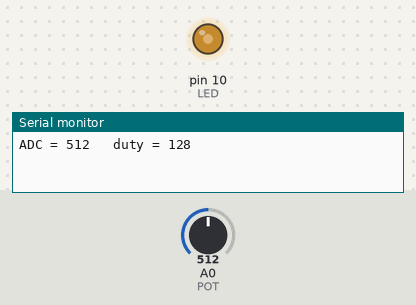
A program run on a simulated Arduino Uno, built with avr-gcc and run on an emulated ATmega328P. Parts: output pins drawn as LEDs (lit = HIGH), the last lines printed to the serial monitor. The test bench sets the inputs (shaded band); at power-on: A0 (POT) = 512.

Above: at 1.2 s.
1.3 s: A0 (POT) set to 716
At 2.4 s:
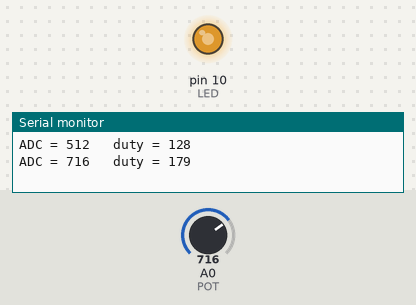
2.8 s: A0 (POT) set to 900
At 3.5 s:
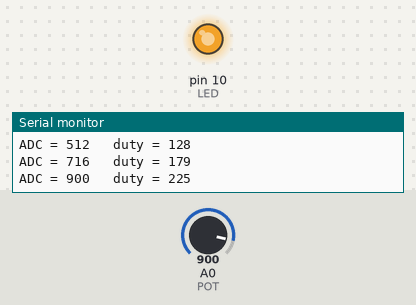
4.3 s: A0 (POT) set to 122
At 4.7 s:
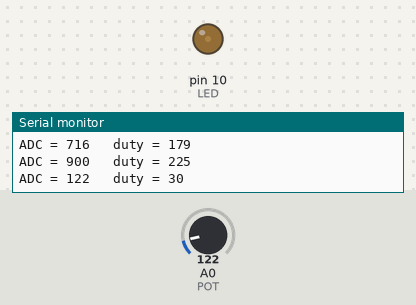
5.8 s: A0 (POT) set to 0
At 7.0 s:
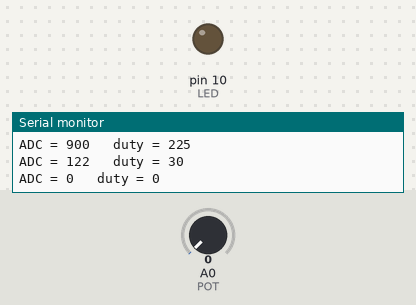
Timing chart, 0 to 8.3 s (numbered marks = the images above; inputs shaded):
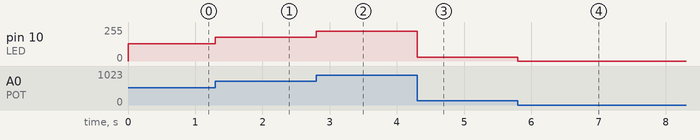

The program:

main.cpp
```cpp
/*=======================================================*/
// PWM_ADC : 가변저항으로 LED 밝기를 조절한다
//
// 교재 7장 실습 7-2. 6장에서 읽은 ADC 값을 7장의 PWM 으로 내보낸다.
// 아날로그 입력 -> 숫자 -> 아날로그 출력 흉내. 1부의 두 장이 여기서 만난다.
//
// 연결
//   가변저항 와이퍼 : A0   (양 끝은 5V 와 GND)
//   LED + 저항 220옴 : 10번 핀 - GND
//
// 10비트를 8비트로 줄여야 한다. analogRead 는 0~1023, analogWrite 는 0~255 다.
//   adc / 4    와  adc >> 2    는 같은 값이다.
// 2 의 거듭제곱으로 나눌 때는 시프트가 유리하다. AVR 에는 나눗셈 명령이 없어서
// / 4 는 컴파일러가 시프트로 바꿔 주지만, 뜻을 분명히 하려고 >> 2 로 쓴다.
//
// 값이 바뀔 때만 analogWrite 를 부른다. 같은 값을 다시 쓰는 것은 낭비다.
// 6장 30_LED_bar 에서 쓴 것과 같은 구조다.
//
// 선행 학습 : 12_AnalogWrite_LED, 04_ADC/10_AnalogReadSerial
// 다음 단계 : 08_Motors/12_Servo_Bitbang
/*=======================================================*/
#include <Arduino.h>

const uint8_t POT = A0;
const uint8_t LED = 10;

void setup()
{
  pinMode(LED, OUTPUT);
  Serial.begin(9600);
}

void loop()
{
  static int prevDuty = -1;            // 처음에는 어떤 값과도 다르다

  int adc = analogRead(POT);           // 0 ~ 1023  (10비트)
  int duty = adc >> 2;                 // 0 ~ 255   ( 8비트)

  if (duty != prevDuty) {              // 바뀔 때만 갱신한다
    analogWrite(LED, duty);

    Serial.print("ADC = ");
    Serial.print(adc);
    Serial.print("   duty = ");
    Serial.println(duty);

    prevDuty = duty;
  }
}
```

Measured:
- after the input at 1.3 s, pin 10 (LED): 128/255 → 179/255 at once
- after the input at 2.8 s, pin 10 (LED): 179/255 → 225/255 at once
- after the input at 4.3 s, pin 10 (LED): 225/255 → 30/255 at once
- after the input at 5.8 s, pin 10 (LED): 30/255 → 0/255 at once
